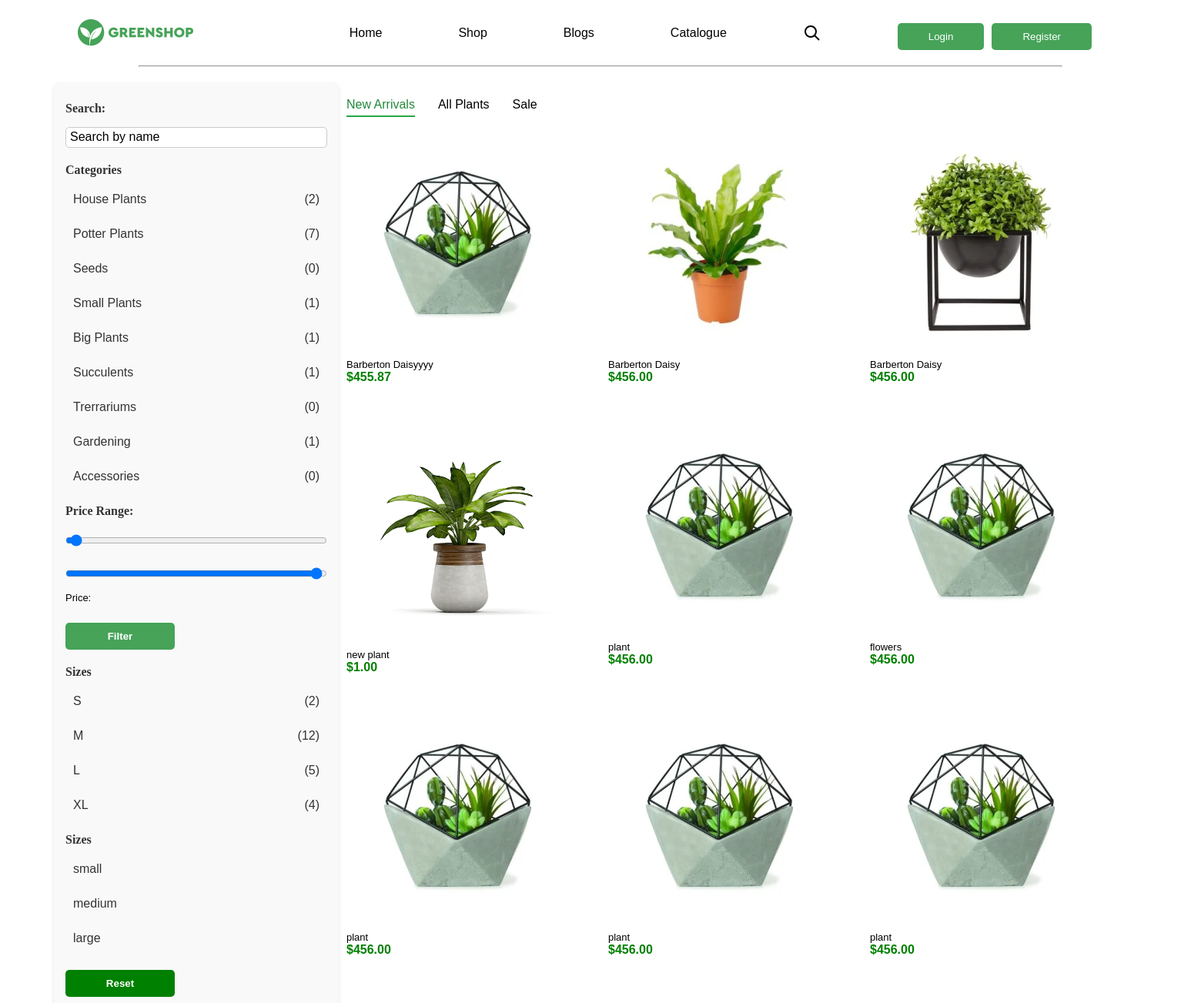
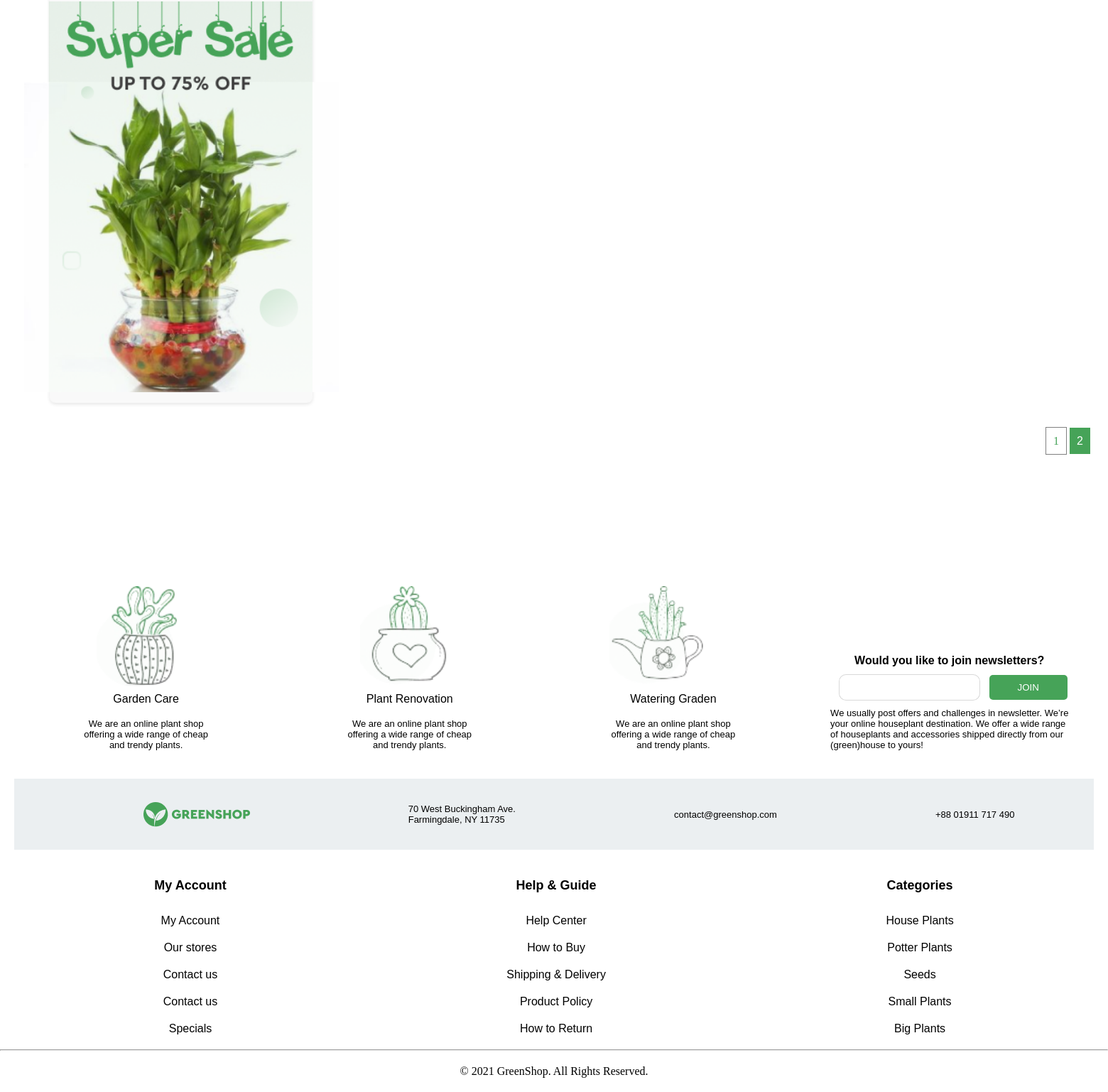
Screenshot of /catologue/ with the database file from the repository (2 pictures, top to bottom).
### plant/models.py (models this page shows, shortened)
class TimeAbstract(models.Model):
    created_at = models.DateField('created', auto_now_add=True)
    updated_at = models.DateField('', auto_now=True)
    class Meta:
        abstract = True

class Category(TimeAbstract):
    class Meta:
        verbose_name_plural = 'categories'
        verbose_name = 'category'
    name = models.CharField(max_length=100)
    def __str__(self):
        return self.name

class Size(TimeAbstract):
    SMALL = 'small'
    MEDIUM = 'medium'
    LARGE = 'large'
    TYPES = [
        (SMALL,'small'),
        (MEDIUM, 'medium'),
        (LARGE, 'large')
    ]
    class Meta:
        verbose_name_plural = 'sizes'
        verbose_name = 'size'
    name = models.CharField(max_length=100)
    type = models.CharField(choices=TYPES, default=SMALL, max_length=50)
    def __str__(self):
        return self.name

class Plant(TimeAbstract):
    class Meta:
        verbose_name_plural = 'plants'
        verbose_name = 'plant'
    name = models.CharField(max_length=100)
    price = models.DecimalField(decimal_places=2, max_digits=10)
    short_description = models.TextField()
    sizes = models.ManyToManyField('plant.Size', related_name='plant')
    category = models.ForeignKey('plant.Category', on_delete=models.PROTECT, related_name='plant')
    tags = models.ManyToManyField('plant.Tag', related_name='plant')
    description = models.ForeignKey('plant.Description', on_delete=models.PROTECT)
    user =  models.ForeignKey(User, on_delete=models.PROTECT, related_name='plants', default=1)
    @property
    def image(self):
        if self.images.first():
            return self.images.first().image
        return None

class ImagePlant(TimeAbstract):
    class Meta:
        verbose_name_plural = 'images'
        verbose_name = 'image'
    plant = models.ForeignKey('plant.Plant', on_delete=models.PROTECT, related_name='images')
    image = ResizedImageField(upload_to='plant_images/', quality=90, force_format='WEBP')

### plant/views.py (the view)
# urls.py: path('catologue/', views.Catologue.as_view(), name='catologue'),
class Catologue(ListView):
    template_name = 'catologue.html'
    context_object_name = 'plants'
    paginate_by = 9
    def get_queryset(self):
        plants = Plant.objects.all()
        self.plantfilter = PlantFilter(self.request.GET, queryset=plants)
        query = self.request.GET.get('q')
        if query:
            return Plant.objects.filter(name__icontains=query)
        return self.plantfilter.qs
    def get_context_data(self, **kwargs):
        context = super().get_context_data(**kwargs)
        context['categories'] = Category.objects.annotate(plant_count=Count('plant'))
        context['sizes'] = Size.objects.annotate(plant_count=Count('plant'))
        context['size_objects'] = Size.SMALL, Size.MEDIUM, Size.LARGE
        context['form'] = CustomUserCreationForm
        context['forms'] = LoginForm
        context['filter'] = self.plantfilter
        return context

### templates/catologue.html (shortened to what this page needs)
{% extends 'main.html' %}
{% block content %}
<div class="display2 containe mi pad-20">
  <form method="get" class="filter-form">
    <label for="id_name">Search:</label>
    {{ filter.form.name }}
    <div class="filter-categories">
      <label for="id_name">Categories</label>
      {% for category in categories %}
          <a href="?category={{ category.id }}" class="{% if request.GET.category == category.id|stringformat:"s" %}active{% endif %}">
              <div class="display-cat align-center gap-200">
                <div>
                  {{ category.name }}
                </div>
                <div>
                  ({{ category.plant_count }})
                </div>
              </div>
          </a>
      {% endfor %}
  </div>
  <label>Price Range:</label>
  <input type="range" id="price_min" name="old_price_min" min="0" max="2000" step="10" value="{{ request.GET.old_price_min|default:0 }}">
  <input type="range" id="price_max" name="old_price_max" min="0" max="2000" step="10" value="{{ request.GET.old_price_max|default:2000 }}">
  <p>Price: <span id="price_display">${{ request.GET.old_price_min|default:0 }} - ${{ request.GET.old_price_max|default:2000 }}</span></p>
  <button type="submit" class="">Filter</button>
  <div class="filter-categories">
    <label for="id_name">Sizes</label>
    {% for size in sizes %}
    <a href="?size={{ size.id }}" class="{% if request.GET.size == size.id|stringformat:"s" %}active{% endif %}">
      <div class="display-cat align-center gap-200">
        <div>
          {{ size.name }}
        </div>
        <div>
          ({{ size.plant_count }})
        </div>
      </div>
  </a>
    {% endfor %}
</div>
 <div class="filter-categories">
  <label for="id_name">Sizes</label>
  {% for size in size_objects %}
      <a href="">{{ size }}</a>
  {% endfor %}
</div>
    <button type="reset" class="btn btn-success"><a class="white" href="{% url "home" %}">Reset</a></button>
    <div class="sale pad-0"></div>
  </form>
  <div class="col-display">
    <div class="text-center display-gap-m pad-top-20 links">
      <a class="active" href="{% url "arrivals" %}">New Arrivals</a>
      <a class="" href="{% url "home" %}">All Plants</a>
      <a href="{% url "home" %}">Sale</a>
    </div>
    <div class="card-plant display-plant media-container-small">
      {% for plant in plants %}
      <a href="{% url 'detail_plant' plant.id %}">
      <div>
        <img class="card" src="{{ plant.image.url }}" alt="" />
          <p>{{ plant.name }}</p>
          <h4 class="green">${{ plant.price }}</h4>
        </div>
      </a>
      {% endfor %}
    </div>
  </div>
</div>
<div class="paginations">
  {% include 'companents/pagination.html' %}
</div>
{% endblock content %}

### templates/companents/footer.html (shortened to what this page needs)
{% block content %}
<center>
  <section class="pad-20 containr hovers">
    <div class="display4">
      <div>
        <div class="block-1"></div>
        <h3>Garden Care</h3>
        <br /><p>
          We are an online plant shop
          <br />offering a wide range of cheap
          <br />and trendy plants.
        </p>
      </div>
      <div>
        <div class="block-2"></div>
        <h3>Plant Renovation</h3>
        <br /><p>
          We are an online plant shop
          <br />offering a wide range of cheap
          <br />and trendy plants.
        </p>
      </div>
      <div>
        <div class="block-3"></div>
        <h3>Watering Graden</h3>
        <br /><p>
          <br />offering a wide range of cheap
          <br />and trendy plants.
        </p>
      </div>
      <div>
        <div>
          <h4>
            Would you like to join newsletters?
          </h4>
          <div class="formas display">
            <input type="email"> <button>JOIN</button>
          </div>
          <p class="start">
            We usually post offers and challenges in newsletter. We’re
            <br>your online houseplant destination. We offer a wide range
            <br>of houseplants and accessories shipped directly from our
            <br>(green)house to yours!
          </p>
        </div>
      </div>
    </div>
  </section>
</center>
  <div class="pad-20">
    <div class="contaner footer display5 text-center-m">
      <div class="marg-left-20 text-end logo"></div>
      <div>
        <p>
          70 West Buckingham Ave.
          <br />Farmingdale, NY 11735
        </p>
      </div>
      <div>
        <p>contact@greenshop.com</p>
      </div>
      <div>
        <p>+88 01911 717 490</p>
      </div>
    </div>
  </div>
  <div class="contaner pad-20 display5 text-center-m cent-lap">
    <div class="col-display-m">
      <h2>My Account</h2>
      <a href="">My Account</a>
      <a href="">Our stores</a>
      <a href="">Contact us</a>
      <a href="">Contact us</a>
      <a href="">Specials</a>
    </div>
    <div class="col-display-m">
      <h2>Help & Guide</h2>
      <a href="">Help Center</a>
      <a href="">How to Buy</a>
      <a href="">Shipping & Delivery</a>
      <a href="">Product Policy</a>
      <a href="">How to Return</a>
    </div>
    <div class="col-display-m">
      <h2>Categories</h2>
      {% for category in categories|slice:':5' %}
        <a href="">{{ category.name }}</a>
      {% endfor %}
    </div>
  </div>
  <hr class="max-width">
  <div class="pad-20">
    <center>
        © 2021 GreenShop. All Rights Reserved.
    </center>
  </div>
{% endblock %}

### rows the page displays
Category: name "House Plants", plant_count "2"
Category: name "Potter Plants", plant_count "7"
Category: name "Seeds", plant_count "0"
Category: name "Small Plants", plant_count "1"
Category: name "Big Plants", plant_count "1"
Category: name "Succulents", plant_count "1"
Category: name "Trerrariums", plant_count "0"
Category: name "Gardening", plant_count "1"
Category: name "Accessories", plant_count "0"
Size: name "S", plant_count "2"
Size: name "M", plant_count "12"
Size: name "L", plant_count "5"
Size: name "XL", plant_count "4"
Plant: image (picture), name "Barberton Daisyyyy", price "455.87"
Plant: image (picture), name "Barberton Daisy", price "456.00"
Plant: image (picture), name "Barberton Daisy", price "456.00"
Plant: image (picture), name "new plant", price "1.00"
Plant: image (picture), name "plant", price "456.00"
Plant: image (picture), name "flowers", price "456.00"
Plant: image (picture), name "plant", price "456.00"
Plant: image (picture), name "plant", price "456.00"
Plant: image (picture), name "plant", price "456.00"

### other values shown
{{ size }} "small" "medium" "large"
{{ num }} "1"
{{ num }} "2"
